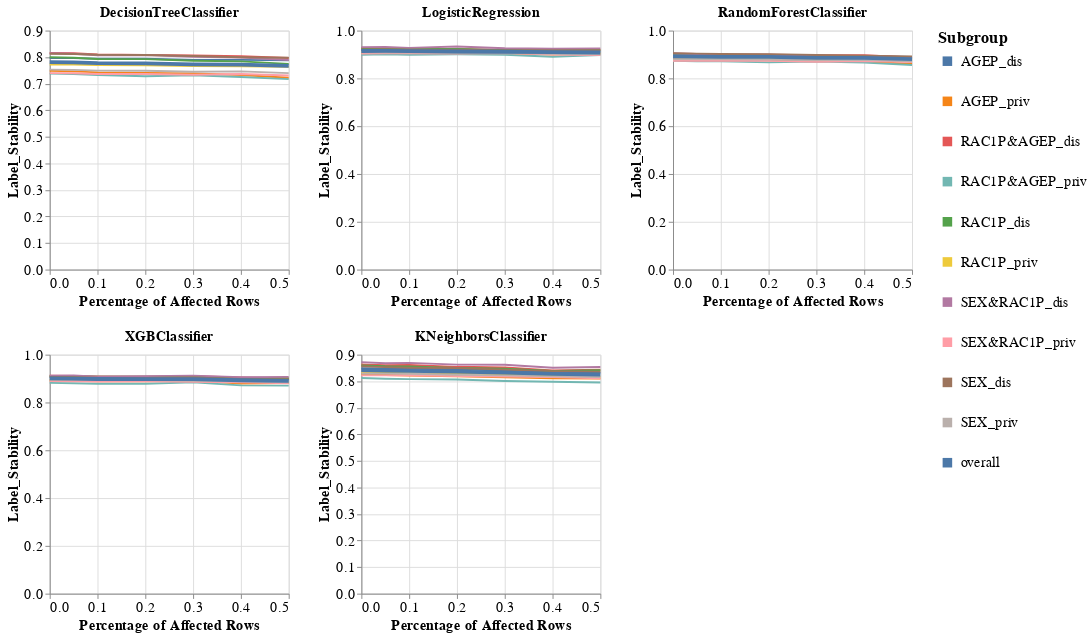

The notebook cell saved with this chart:
### Code cell
visualizer.create_subgroups_grid_pct_lines_per_model_plot(subgroup_metric='Label_Stability',
                                                          target_preprocessing_technique=PREPROCESSING_TECHNIQUES[0],
                                                          model_names=MODEL_NAMES)
